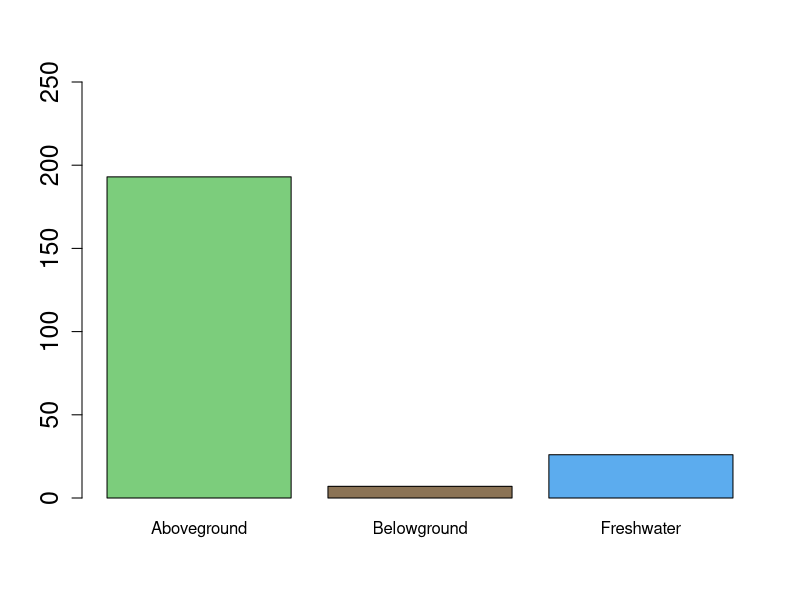
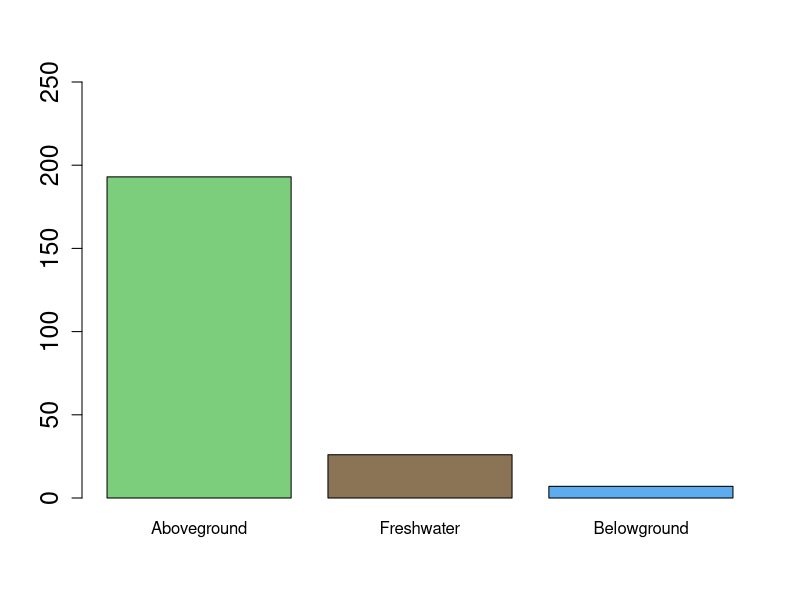
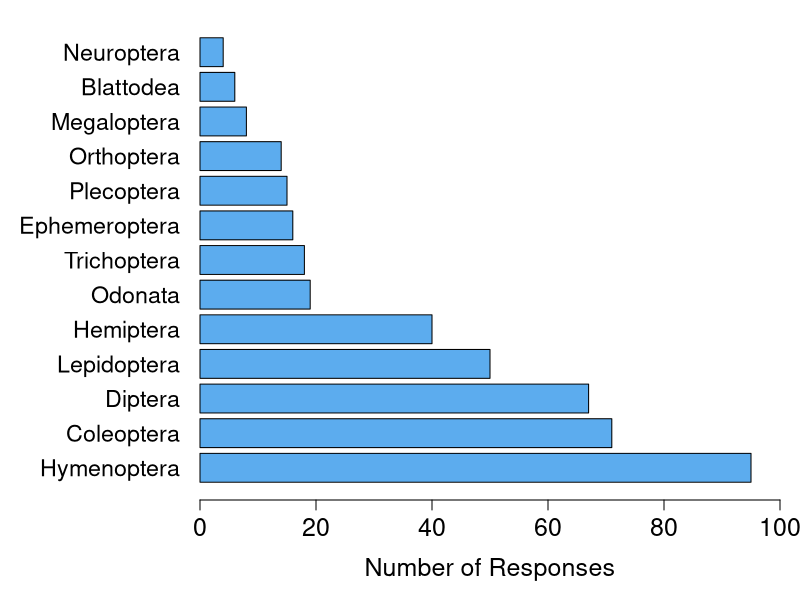
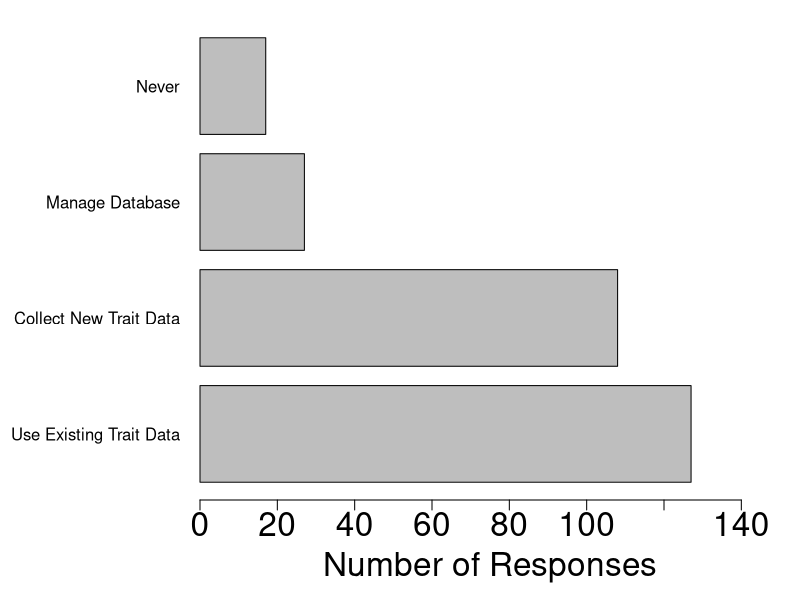
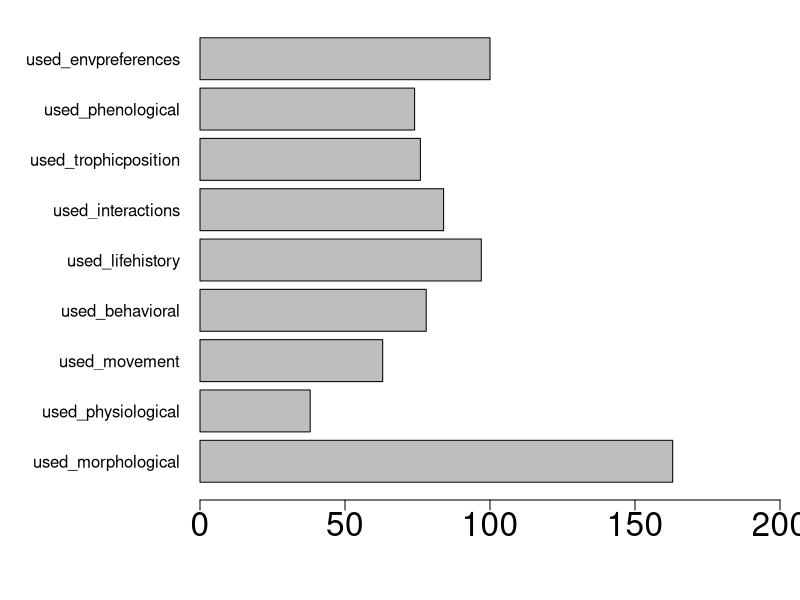
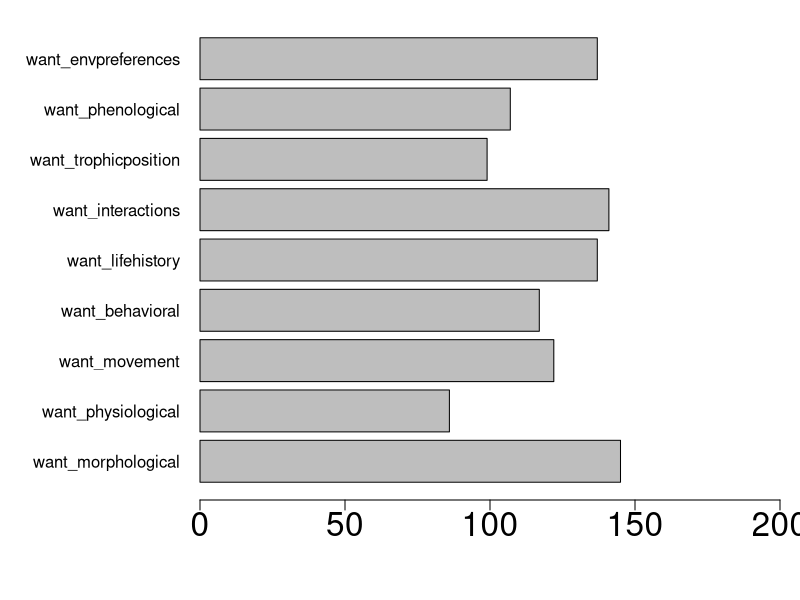
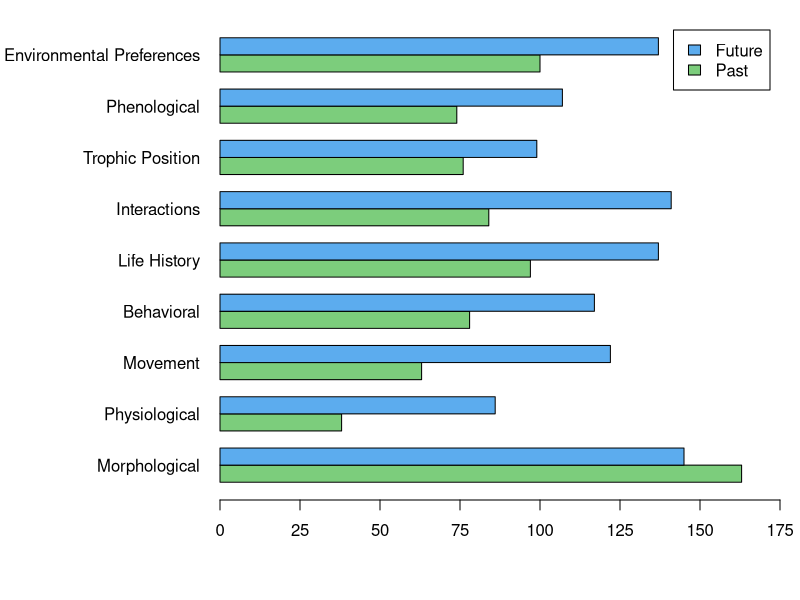
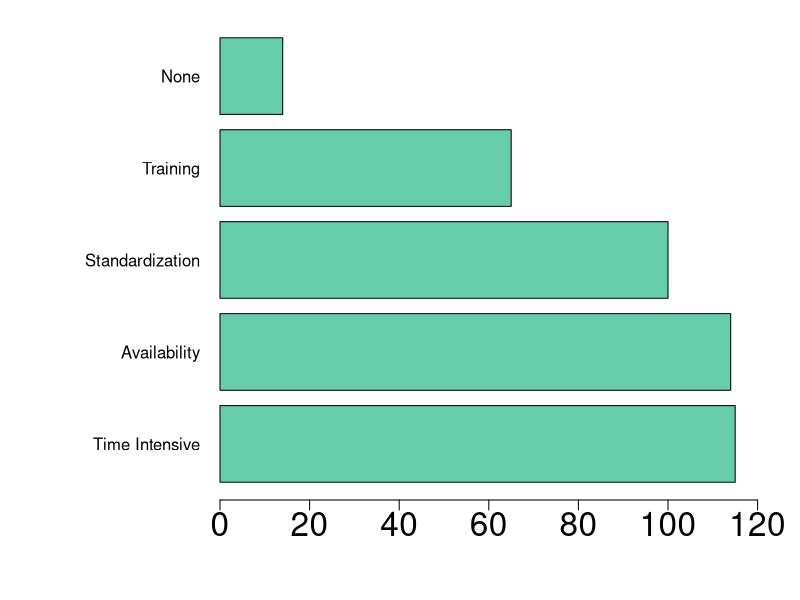

These figures' R source, in order:
## Insect traits survey data
# For insect traits database paper
#
# Kayla I Perry
# 30 June 2026


dat <- read.csv("Insect traits survey data 2025.csv")
str(dat)

library(reshape2)
library(ggplot2)
library(tidyverse)
library(dplyr)

#### Question 1 ----
# What realm is most of your work focused on? 

field <- melt(dat[,3:5])
colnames(field) <- c("Category","Response")

str(field)

summary_data_field <- field %>%
  group_by(Category) %>%
  summarise(Total_Count = sum(Response))

summary_data_field_sorted <- summary_data_field[order(summary_data_field$Total_Count, decreasing = TRUE),]
summary_data_field_sorted$Category <- factor(summary_data_field_sorted$Category, 
                                    levels = summary_data_field_sorted$Category)

barplot(Total_Count ~ Category, data = summary_data_field, col = c("palegreen3", "burlywood4", "steelblue2"),
        ylab = "", xlab = "", main = "", cex.main = 2.5, cex.lab = 2, cex.axis = 1.5, ylim = c(0,250))
barplot(Total_Count ~ Category, data = summary_data_field_sorted, col = c("palegreen3", "burlywood4", "steelblue2"),
        ylab = "", xlab = "", main = "", cex.main = 2.5, cex.lab = 2, cex.axis = 1.5, ylim = c(0,250))


#### Question 2 ----
# What insect group(s) do you primarily work on?

colSums(dat[,7:19])
taxa <- melt(dat[,7:19])
colnames(taxa) <- c("Taxon","Response")

str(taxa)

summary_taxa <- taxa %>%
  group_by(Taxon) %>%
  summarise(Total_Count = sum(Response))
summary_taxa_sorted <- summary_taxa[order(summary_taxa$Total_Count, decreasing = TRUE),]
summary_taxa_sorted$Taxon <- factor(summary_taxa_sorted$Taxon, 
                             levels = summary_taxa_sorted$Taxon)

str(summary_taxa_sorted)

par(mar = c(5, 10, 1, 1))
barplot(Total_Count ~ Taxon, data = summary_taxa_sorted, horiz = TRUE, las = 1, col = "steelblue2",
        ylab = "", xlab = "Number of Responses", cex.lab = 1.5, cex.names = 1.4, cex.axis = 1.5, xlim = c(0,100))


#### Question 7 ----
# What is your relationship to insect trait data?

t.data <- melt(dat[,41:46])
colnames(t.data) <- c("Category","Response")

str(t.data)

summary_t.data <- t.data %>%
  group_by(Category) %>%
  summarise(Total_Count = sum(Response))

summary_t.data <- summary_t.data[-c(3:4),]
summary_t.data <- droplevels(summary_t.data)

levels(summary_t.data$Category)
levels(summary_t.data$Category)[levels(summary_t.data$Category)=="Manage"] <- "Manage Database"
levels(summary_t.data$Category)[levels(summary_t.data$Category)=="Never_used"] <- "Never"
levels(summary_t.data$Category)[levels(summary_t.data$Category)=="Collect"] <- "Collect New Trait Data"
levels(summary_t.data$Category)[levels(summary_t.data$Category)=="Existing_trait_data"] <- "Use Existing Trait Data"
levels(summary_t.data$Category)

summary_t.data_sorted <- summary_t.data[order(summary_t.data$Total_Count, decreasing = TRUE),]
summary_t.data_sorted$Category <- factor(summary_t.data_sorted$Category, 
                                    levels = summary_t.data_sorted$Category)

par(mar = c(5, 10, 1, 1))
barplot(Total_Count ~ Category, data = summary_t.data_sorted, horiz = TRUE, las = 1,
        ylab = "", xlab = "Number of Responses", main = "", cex.main = 2.5, cex.lab = 2, cex.axis = 2, xlim = c(0,150))



#### Question 8 & 9 ----
# If you have used insect trait data in your work, what types of data have you used?
# What types of insect trait data would you be interested to use in future work?

# Question 8
t.data.past <- melt(dat[,48:56])
colnames(t.data.past) <- c("Category","Response")

str(t.data.past)

summary_t.data.past <- t.data.past %>%
  group_by(Category) %>%
  summarise(Total_Count = sum(Response))

barplot(Total_Count ~ Category, data = summary_t.data.past, horiz = TRUE, las = 1,
        ylab = "", xlab = "", main = "", cex.main = 2.5, cex.lab = 2, cex.axis = 2, xlim = c(0,200))

summary_t.data.past$Use <- rep(c("Past"),each = 9)


# Question 9
t.data.future <- melt(dat[,59:67])
colnames(t.data.future) <- c("Category","Response")

str(t.data.future)

summary_t.data.future <- t.data.future %>%
  group_by(Category) %>%
  summarise(Total_Count = sum(Response))

barplot(Total_Count ~ Category, data = summary_t.data.future, horiz = TRUE, las = 1,
        ylab = "", xlab = "", main = "", cex.main = 2.5, cex.lab = 2, cex.axis = 2, xlim = c(0,200))

summary_t.data.future$Use <- rep(c("Future"),each = 9)

# combine both questions
levels(summary_t.data.past$Category)
levels(summary_t.data.past$Category)[levels(summary_t.data.past$Category)=="used_morphological"] <- "Morphological"
levels(summary_t.data.past$Category)[levels(summary_t.data.past$Category)=="used_physiological"] <- "Physiological"
levels(summary_t.data.past$Category)[levels(summary_t.data.past$Category)=="used_movement"] <- "Movement"
levels(summary_t.data.past$Category)[levels(summary_t.data.past$Category)=="used_behavioral"] <- "Behavioral"
levels(summary_t.data.past$Category)[levels(summary_t.data.past$Category)=="used_lifehistory"] <- "Life History"
levels(summary_t.data.past$Category)[levels(summary_t.data.past$Category)=="used_interactions"] <- "Interactions"
levels(summary_t.data.past$Category)[levels(summary_t.data.past$Category)=="used_trophicposition"] <- "Trophic Position"
levels(summary_t.data.past$Category)[levels(summary_t.data.past$Category)=="used_phenological"] <- "Phenological"
levels(summary_t.data.past$Category)[levels(summary_t.data.past$Category)=="used_envpreferences"] <- "Environmental Preferences"
levels(summary_t.data.past$Category)

levels(summary_t.data.future$Category)
levels(summary_t.data.future$Category)[levels(summary_t.data.future$Category)=="want_morphological"] <- "Morphological"
levels(summary_t.data.future$Category)[levels(summary_t.data.future$Category)=="want_physiological"] <- "Physiological"
levels(summary_t.data.future$Category)[levels(summary_t.data.future$Category)=="want_movement"] <- "Movement"
levels(summary_t.data.future$Category)[levels(summary_t.data.future$Category)=="want_behavioral"] <- "Behavioral"
levels(summary_t.data.future$Category)[levels(summary_t.data.future$Category)=="want_lifehistory"] <- "Life History"
levels(summary_t.data.future$Category)[levels(summary_t.data.future$Category)=="want_interactions"] <- "Interactions"
levels(summary_t.data.future$Category)[levels(summary_t.data.future$Category)=="want_trophicposition"] <- "Trophic Position"
levels(summary_t.data.future$Category)[levels(summary_t.data.future$Category)=="want_phenological"] <- "Phenological"
levels(summary_t.data.future$Category)[levels(summary_t.data.future$Category)=="want_envpreferences"] <- "Environmental Preferences"
levels(summary_t.data.future$Category)

trait_matrix.past <- summary_t.data.past %>%
  pivot_wider(
    names_from = Category,    # The categorical variable becomes column names
    values_from = Total_Count   # The continuous variable fills the cells
  )

trait_matrix.future <- summary_t.data.future %>%
  pivot_wider(
    names_from = Category,    # The categorical variable becomes column names
    values_from = Total_Count   # The continuous variable fills the cells
  )

summary_traits <- rbind(trait_matrix.past, trait_matrix.future)

summary_traits <- summary_traits %>% column_to_rownames(var = "Use")
summary_traits <- as.matrix(summary_traits)

par(mar = c(5, 11, 1, 1))
barplot(summary_traits,
        beside = TRUE,
        horiz = TRUE,
        las = 1,
        xaxt = "n",
        xlim = c(0,175),
        legend.text = rownames(summary_traits),
        col = c("palegreen3", "steelblue2"))
axis(side = 1, at = seq(0, 175, by = 25))


#### Question 10 ----
# What do you perceive as the primary barrier to you using trait data in your future work?

t.data.barriers <- melt(dat[,70:82])
colnames(t.data.barriers) <- c("Category","Response")

str(t.data.barriers)

summary_t.data.barriers <- t.data.barriers %>%
  group_by(Category) %>%
  summarise(Total_Count = sum(Response))

summary_t.data.barriers <- summary_t.data.barriers[-c(3:4),]
summary_t.data.barriers <- summary_t.data.barriers[-c(4:5),]
summary_t.data.barriers <- summary_t.data.barriers[-c(5:7),]
summary_t.data.barriers <- summary_t.data.barriers[-c(6),]
summary_t.data.barriers <- droplevels(summary_t.data.barriers)

str(summary_t.data.barriers)

levels(summary_t.data.barriers$Category)
levels(summary_t.data.barriers$Category)[levels(summary_t.data.barriers$Category)=="Data_availability"] <- "Availability"
levels(summary_t.data.barriers$Category)[levels(summary_t.data.barriers$Category)=="Time_intensive"] <- "Time Intensive"

summary_t.data.barriers_sorted <- summary_t.data.barriers[order(summary_t.data.barriers$Total_Count, decreasing = TRUE),]
summary_t.data.barriers_sorted$Category <- factor(summary_t.data.barriers_sorted$Category, 
                                         levels = summary_t.data.barriers_sorted$Category)

barplot(Total_Count ~ Category, data = summary_t.data.barriers_sorted, horiz = TRUE, las = 1,
        ylab = "", xlab = "", main = "", cex.main = 2.5, cex.lab = 2, cex.axis = 2, xlim = c(0,125),
        col = "aquamarine3")


#### Question 14 ----
# If you are willing to share data under certain circumstances, what would reduce barriers for you to share trait data?

t.data.share <- melt(dat[,88:91])
colnames(t.data.share) <- c("Category","Response")

str(t.data.share)

summary_t.data.share <- t.data.share %>%
  group_by(Category) %>%
  summarise(Total_Count = sum(Response))

levels(summary_t.data.share$Category)
levels(summary_t.data.share$Category)[levels(summary_t.data.share$Category)=="Standardized_protocol"] <- "Standardized Protocol"
levels(summary_t.data.share$Category)[levels(summary_t.data.share$Category)=="Online_repository"] <- "Online Repository"
levels(summary_t.data.share$Category)[levels(summary_t.data.share$Category)=="Coauthorship"] <- "Co-authorship"
levels(summary_t.data.share$Category)[levels(summary_t.data.share$Category)=="Education_activity"] <- "Educational Materials"
levels(summary_t.data.share$Category)

summary_t.data.share_sorted <- summary_t.data.share[order(summary_t.data.share$Total_Count, decreasing = TRUE),]
summary_t.data.share_sorted$Category <- factor(summary_t.data.share_sorted$Category, 
                                                  levels = summary_t.data.share_sorted$Category)

par(mar = c(5, 10, 1, 1))
barplot(Total_Count ~ Category, data = summary_t.data.share_sorted, horiz = TRUE, las = 1,
        ylab = "", xlab = "", main = "", cex.main = 2.5, cex.lab = 2, cex.axis = 2, xlim = c(0,160))



#### Panel figure ----

png("traits_survey_responses v3.png", width = 2600, height = 3000, pointsize = 30)

par(mfrow=c(3,2))
# c(bottom, left, top, right)
par(mar = c(5, 14, 2, 4))

par(lwd = 3)
barplot(Total_Count ~ Category,
        data = summary_data_field_sorted,
        horiz = TRUE,
        las = 1,
        col = c("gray88", "gray55", "black"),
        ylab = "",
        xlab = "",
        cex.lab = 2,
        cex.names = 1.5,
        cex.axis = 1.5,
        border = "black",
        xlim = c(0,200))
title("Realm working in", cex.main = 2, line = 0.5, adj = 0)
box(col = "black", lwd = 1, lty = "solid")
text(185,3.55, "A", pos = 4, font = 2, cex = 1.8)

par(lwd = 2)
barplot(Total_Count ~ Taxon,
        data = summary_taxa_sorted,
        horiz = TRUE,
        las = 1,
        ylab = "",
        xlab = "",
        cex.lab = 1.5,
        cex.names = 1.5,
        cex.axis = 1.5,
        border = "black",
        xlim = c(0,100))
title("Insect taxa working on", cex.main = 2, line = 0.5, adj = 0)
box(col = "black", lwd = 1, lty = "solid")
text(92,15.35, "B", pos = 4, font = 2, cex = 1.8)

par(lwd = 2)
barplot(Total_Count ~ Category,
        data = summary_t.data_sorted,
        horiz = TRUE,
        las = 1,
        ylab = "",
        xlab = "",
        cex.lab = 2,
        cex.names = 1.5,
        cex.axis = 1.5,
        xaxt = "n",
        border = "black",
        xlim = c(0,140))
axis(side = 1, at = seq(0, 140, by = 20), cex.axis = 1.5)
title("Relationship to trait data", cex.main = 2, line = 0.5, adj = 0)
box(col = "black", lwd = 1, lty = "solid")
text(130,4.7, "C", pos = 4, font = 2, cex = 1.8)

par(lwd = 2)
barplot(summary_traits,
        beside = TRUE,
        horiz = TRUE,
        las = 1,
        ylab = "",
        xlab = "",
        cex.lab = 2,
        cex.names = 1.5,
        xaxt = "n",
        xlim = c(0,175),
        border = "black",
        col = c("gray", "black"))
axis(side = 1, at = seq(0, 175, by = 25), cex.axis = 1.5)
legend(x = 142, y = 26,
       legend = c("Past", "Future"),
       col = c("gray", "black"),
       cex = 1.5,
       pch = 15,
       pt.cex = 4,
       bty = "n",
       x.intersp = 1.25,
       y.intersp = 1.5)
title("Trait data types used and of interest", cex.main = 2, line = 0.5, adj = 0)
box(col = "black", lwd = 1, lty = "solid")
text(162,26.7, "D", pos = 4, font = 2, cex = 1.8)

par(lwd = 2)
barplot(Total_Count ~ Category,
        data = summary_t.data.barriers_sorted,
        horiz = TRUE,
        las = 1,
        ylab = "",
        xlab = "Number of Responses",
        cex.lab = 2,
        cex.names = 1.5,
        cex.axis = 1.5,
        xaxt = "n",
        border = "black",
        xlim = c(0,120))
axis(side = 1, at = seq(0, 120, by = 20), cex.axis = 1.5)
title("Perceived barriers", cex.main = 2, line = 0.5, adj = 0)
box(col = "black", lwd = 1, lty = "solid")
text(111.5,5.85, "E", pos = 4, font = 2, cex = 1.8)

par(lwd = 2)
barplot(Total_Count ~ Category,
        data = summary_t.data.share_sorted,
        horiz = TRUE,
        las = 1,
        ylab = "",
        xlab = "Number of Responses",
        cex.lab = 2,
        cex.names = 1.5,
        cex.axis = 1.5,
        xaxt = "n",
        border = "black",
        xlim = c(0,160))
title("Preferred means of barrier reduction", cex.main = 2, line = 0.5, adj = 0)
box(col = "black", lwd = 1, lty = "solid")
axis(side = 1, at = seq(0, 160, by = 20), cex.axis = 1.5)
text(148.5,4.7, "F", pos = 4, font = 2, cex = 1.8)

dev.off()
